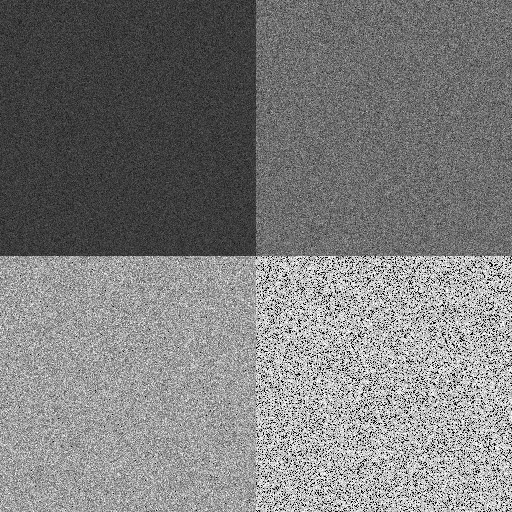

Recreate this plot in Python.
from PIL import Image
import numpy as np

# generate test image
# ------------------------------------------------------- #

# init
data = np.zeros((512,512))
noise = np.zeros((512,512))

# intensity/noise variance
I_1 = 60
I_2 = 110
I_3 = 160
I_4 = 210

sigma = 0.2

# pixel intensity
data[0:256,0:256] = I_1*np.ones((256,256))
data[0:256,256:] = I_2*np.ones((256,256))
data[256:,0:256] = I_3*np.ones((256,256))
data[256:,256:] = I_4*np.ones((256,256))

# speckle noise
noise[0:256,0:256] = np.random.normal(loc=0,scale=sigma,size=(256,256))
noise[0:256,256:] = np.random.normal(loc=0,scale=sigma,size=(256,256))
noise[256:,0:256] = np.random.normal(loc=0,scale=sigma,size=(256,256))
noise[256:,256:] = np.random.normal(loc=0,scale=sigma,size=(256,256))

img_array = data + np.multiply(data,noise)

# save image
# ------------------------------------------------------- #

img = Image.fromarray(img_array.astype('uint8'))
img.save('test_image.png')
